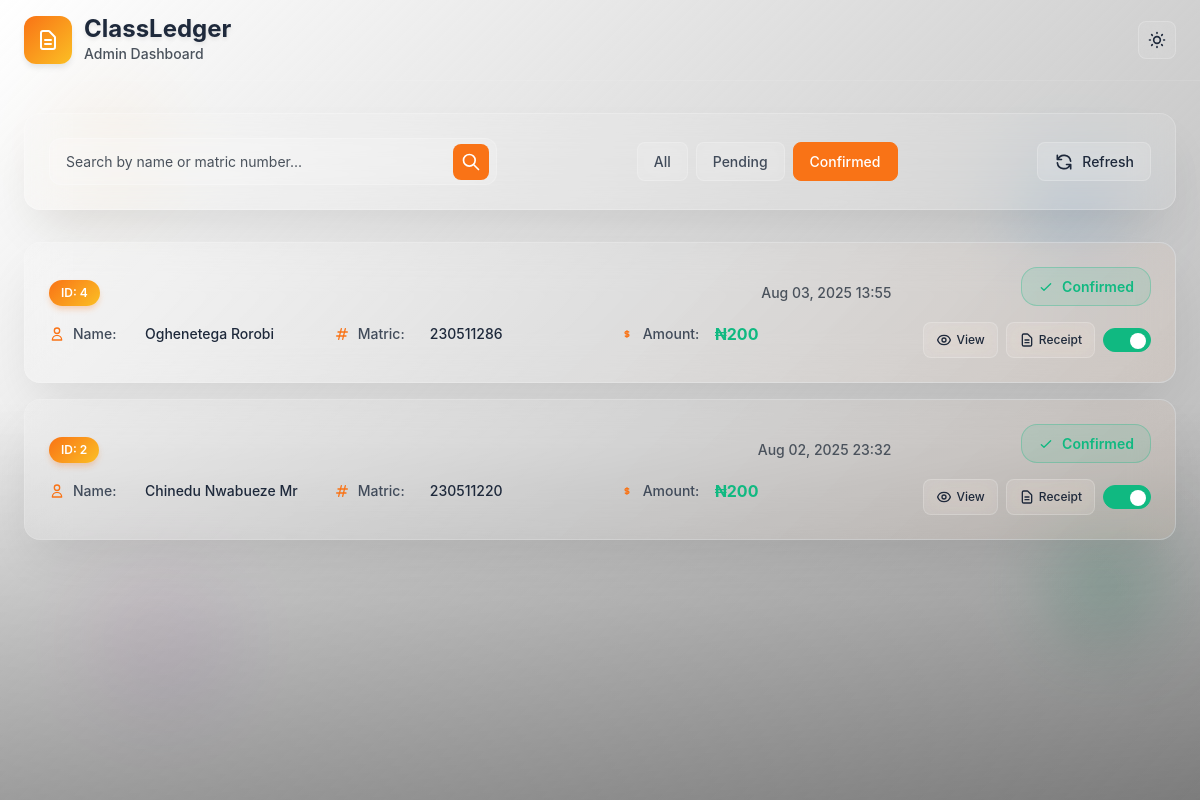
The page /admin-dashboard/?search=&status=confirmed (signed in) on the database its author committed.
### main/models.py (models this page shows)
class Payment(models.Model):
    name = models.CharField(max_length=100, null=False, blank=False)
    matric_number = models.BigIntegerField(null=False, blank=False)
    amount = models.IntegerField(null=False, blank=False)
    reason = models.CharField(max_length=200, null=True, blank=True)
    receipt = models.ImageField(upload_to='receipt_images', null=False, blank=False)
    confirmed = models.BooleanField(default=False)
    timestamp = models.DateTimeField(auto_now_add=True)
    class Meta:
        ordering = ['-timestamp']

### admin_dashboard/views.py (the view)
# urls.py: path('', views.dashboard_view, name='dashboard'),
@login_required
def dashboard_view(request):
    search_query = request.GET.get('search', '')
    status_filter = request.GET.get('status', 'all')
    payments = Payment.objects.all()
    if search_query:
        payments = payments.filter(
            Q(name__icontains=search_query) |
            Q(matric_number__icontains=search_query)
        )
    if status_filter == 'confirmed':
        payments = payments.filter(confirmed=True)
    elif status_filter == 'pending':
        payments = payments.filter(confirmed=False)
    paginator = Paginator(payments, 20)  # Show 20 payments per page
    page_number = request.GET.get('page')
    page_obj = paginator.get_page(page_number)
    total_payments = Payment.objects.count()
    confirmed_payments = Payment.objects.filter(confirmed=True).count()
    pending_payments = Payment.objects.filter(confirmed=False).count()
    total_amount = sum(payment.amount for payment in Payment.objects.filter(confirmed=True))
    context = {
        'page_obj': page_obj,
        'search_query': search_query,
        'status_filter': status_filter,
        'stats': {
            'total': total_payments,
            'confirmed': confirmed_payments,
            'pending': pending_payments,
            'total_amount': total_amount,
        }
    }
    return render(request, 'admin_dashboard/dashboard.html', context)

### admin_dashboard/templates/admin_dashboard/dashboard.html (shortened to what this page needs)
<!DOCTYPE html>
<html lang="en">
<head>
    <script src="https://cdn.tailwindcss.com"></script>
    {% load static %}
    <link rel="stylesheet" href="{% static 'admin_dashboard/css/dashboard.css' %}">
</head>
<body class="min-h-screen relative overflow-x-hidden transition-colors duration-300">
    <div class="background-container">
        <div class="background-overlay"></div>
        <div class="background-gradient"></div>
    </div>
    <div class="decorative-elements">
        <div class="floating-element floating-1"></div>
        <div class="floating-element floating-2"></div>
        <div class="floating-element floating-3"></div>
        <div class="floating-element floating-4"></div>
    </div>
    <nav class="relative z-20 px-6 py-4 border-b border-white/10">
        <div class="max-w-7xl mx-auto flex items-center justify-between">
            <div class="flex items-center space-x-3">
                <div class="logo-container">
                    <svg class="w-6 h-6 text-white" fill="none" stroke="currentColor" viewBox="0 0 24 24">
                        <path stroke-linecap="round" stroke-linejoin="round" stroke-width="2" d="M9 12h6m-6 4h6m2 5H7a2 2 0 01-2-2V5a2 2 0 012-2h5.586a1 1 0 01.707.293l5.414 5.414a1 1 0 01.293.707V19a2 2 0 01-2 2z"></path>
                    </svg>
                </div>
                <div>
                    <span class="nav-brand">ClassLedger</span>
                    <span class="nav-subtitle">Admin Dashboard</span>
                </div>
            </div>
            <button id="themeToggle" class="theme-toggle" title="Toggle theme">
            </button>
        </div>
    </nav>
    <div class="relative z-10 max-w-7xl mx-auto px-6 py-8">
        <div class="mb-8">
            <div class="glass-card p-6">
                <div class="flex flex-col md:flex-row gap-4 items-center justify-between">
                    <div class="flex-1 max-w-md">
                        <form method="GET" class="relative">
                            <input
                                type="text"
                                name="search"
                                value="{{ search_query }}"
                                placeholder="Search by name or matric number..."
                                class="search-input"
                            >
                            <button type="submit" class="search-btn">
                                <svg class="w-5 h-5" fill="none" stroke="currentColor" viewBox="0 0 24 24">
                                    <path stroke-linecap="round" stroke-linejoin="round" stroke-width="2" d="M21 21l-6-6m2-5a7 7 0 11-14 0 7 7 0 0114 0z"></path>
                                </svg>
                            </button>
                        </form>
                    </div>
                    <div class="flex gap-2">
                        <a href="?search={{ search_query }}&status=all"
                           class="filter-btn {% if status_filter == 'all' %}active{% endif %}">
                            All
                        </a>
                        <a href="?search={{ search_query }}&status=pending"
                           class="filter-btn {% if status_filter == 'pending' %}active{% endif %}">
                            Pending
                        </a>
                        <a href="?search={{ search_query }}&status=confirmed"
                           class="filter-btn {% if status_filter == 'confirmed' %}active{% endif %}">
                            Confirmed
                        </a>
                    </div>
                    <button id="refreshBtn" class="refresh-btn">
                        <svg class="w-5 h-5" fill="none" stroke="currentColor" viewBox="0 0 24 24">
                            <path stroke-linecap="round" stroke-linejoin="round" stroke-width="2" d="M4 4v5h.582m15.356 2A8.001 8.001 0 004.582 9m0 0H9m11 11v-5h-.581m0 0a8.003 8.003 0 01-15.357-2m15.357 2H15"></path>
                        </svg>
                        Refresh
                    </button>
                </div>
            </div>
        </div>
        <div class="space-y-4" id="paymentsList">
            {% for payment in page_obj %}
            <div class="payment-card" data-payment-id="{{ payment.id }}">
                <div class="card-gradient"></div>
                <div class="payment-card-content">
                    <div class="payment-info">
                        <div class="payment-header">
                            <div class="payment-id">ID: {{ payment.id }}</div>
                            <div class="payment-timestamp">{{ payment.timestamp|date:"M d, Y H:i" }}</div>
                        </div>
                        <div class="payment-details">
                            <div class="detail-row">
                                <svg class="detail-icon" fill="none" stroke="currentColor" viewBox="0 0 24 24">
                                    <path stroke-linecap="round" stroke-linejoin="round" stroke-width="2" d="M16 7a4 4 0 11-8 0 4 4 0 018 0zM12 14a7 7 0 00-7 7h14a7 7 0 00-7-7z"></path>
                                </svg>
                                <span class="detail-label">Name:</span>
                                <span class="detail-value">{{ payment.name }}</span>
                            </div>
                            <div class="detail-row">
                                <svg class="detail-icon" fill="none" stroke="currentColor" viewBox="0 0 24 24">
                                    <path stroke-linecap="round" stroke-linejoin="round" stroke-width="2" d="M7 20l4-16m2 16l4-16M6 9h14M4 15h14"></path>
                                </svg>
                                <span class="detail-label">Matric:</span>
                                <span class="detail-value">{{ payment.matric_number }}</span>
                            </div>
                            <div class="detail-row">
                                <svg class="detail-icon" fill="none" stroke="currentColor" viewBox="0 0 24 24">
                                    <path stroke-linecap="round" stroke-linejoin="round" stroke-width="2" d="M12 8c-1.657 0-3 .895-3 2s1.343 2 3 2 3 .895 3 2-1.343 2-3 2m0-8c1.11 0 2.08.402 2.599 1M12 8V7m0 1v8m0 0v1m0-1c-1.11 0-2.08-.402-2.599-1"></path>
                                </svg>
                                <span class="detail-label">Amount:</span>
                                <span class="detail-value amount">₦{{ payment.amount }}</span>
                            </div>
                        </div>
                    </div>
                    <div class="payment-actions">
                        <div class="status-section">
                            <div class="status-badge {% if payment.confirmed %}confirmed{% else %}pending{% endif %}">
                                {% if payment.confirmed %}
                                    <svg class="status-icon" fill="none" stroke="currentColor" viewBox="0 0 24 24">
                                        <path stroke-linecap="round" stroke-linejoin="round" stroke-width="2" d="M5 13l4 4L19 7"></path>
                                    </svg>
                                    Confirmed
                                {% else %}
                                    <svg class="status-icon" fill="none" stroke="currentColor" viewBox="0 0 24 24">
                                        <path stroke-linecap="round" stroke-linejoin="round" stroke-width="2" d="M12 8v4l3 3m6-3a9 9 0 11-18 0 9 9 0 0118 0z"></path>
                                    </svg>
                                    Pending
                                {% endif %}
                            </div>
                        </div>
                        <div class="action-buttons">
                            <button class="action-btn view-btn" onclick="viewPaymentDetails({{ payment.id }})">
                                View
                            </button>
                            <a href="{{ payment.receipt.url }}" target="_blank">
                              <button class="action-btn receipt-btn">
                                  <svg class="w-4 h-4" fill="none" stroke="currentColor" viewBox="0 0 24 24">
                                      <path stroke-linecap="round" stroke-linejoin="round" stroke-width="2" d="M9 12h6m-6 4h6m2 5H7a2 2 0 01-2-2V5a2 2 0 012-2h5.586a1 1 0 01.707.293l5.414 5.414a1 1 0 01.293.707V19a2 2 0 01-2 2z"></path>
                                  </svg>
                                  Receipt
                              </button>
                            </a>
                            <label class="confirmation-toggle">
                                <span class="toggle-slider"></span>
                            </label>
                        </div>
                    </div>
                </div>
            </div>
            {% endfor %}
        </div>
    </div>
</body>
</html>

### rows shown on the page
Payment: id "4", timestamp "Aug 03, 2025 13:55", name "Oghenetega Rorobi", matric_number "230511286", amount "200", confirmed True (drawn)
Payment: id "2", timestamp "Aug 02, 2025 23:32", name "Chinedu Nwabueze Mr", matric_number "230511220", amount "200", confirmed True (drawn)
